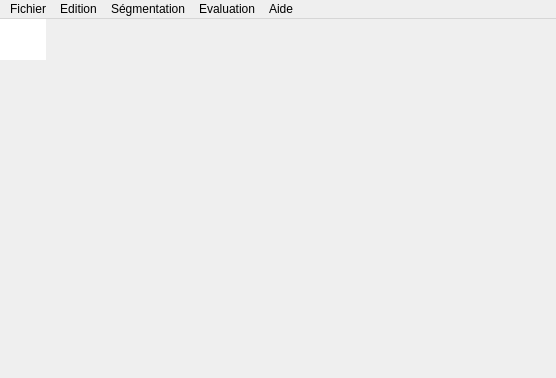
<?xml version="1.0" encoding="UTF-8"?>
<ui version="4.0">
 <class>principale</class>
 <widget class="QMainWindow" name="principale">
  <property name="geometry">
   <rect>
    <x>0</x>
    <y>0</y>
    <width>556</width>
    <height>378</height>
   </rect>
  </property>
  <property name="windowTitle">
   <string>principale</string>
  </property>
  <widget class="QWidget" name="centralWidget">
   <widget class="QScrollArea" name="scrollArea">
    <property name="geometry">
     <rect>
      <x>-1</x>
      <y>-1</y>
      <width>561</width>
      <height>361</height>
     </rect>
    </property>
    <property name="widgetResizable">
     <bool>true</bool>
    </property>
    <widget class="QWidget" name="scrollarea">
     <property name="geometry">
      <rect>
       <x>0</x>
       <y>0</y>
       <width>559</width>
       <height>359</height>
      </rect>
     </property>
     <widget class="QLabel" name="imageLabel">
      <property name="geometry">
       <rect>
        <x>0</x>
        <y>0</y>
        <width>46</width>
        <height>41</height>
       </rect>
      </property>
      <property name="styleSheet">
       <string notr="true">background-color: rgb(255, 255, 255);</string>
      </property>
      <property name="text">
       <string/>
      </property>
      <property name="scaledContents">
       <bool>true</bool>
      </property>
     </widget>
    </widget>
   </widget>
  </widget>
  <widget class="QMenuBar" name="menuBar">
   <property name="geometry">
    <rect>
     <x>0</x>
     <y>0</y>
     <width>556</width>
     <height>21</height>
    </rect>
   </property>
   <widget class="QMenu" name="menuFichier">
    <property name="title">
     <string>Fichier</string>
    </property>
    <addaction name="actionOuvrir"/>
    <addaction name="actionSauvegarder"/>
    <addaction name="actionImprimer"/>
    <addaction name="separator"/>
    <addaction name="actionFermer"/>
   </widget>
   <widget class="QMenu" name="menuEdition">
    <property name="title">
     <string>Edition</string>
    </property>
    <addaction name="actionZoomer_25"/>
    <addaction name="actionD_zoomer_25"/>
    <addaction name="actionTaille_normale"/>
    <addaction name="separator"/>
    <addaction name="actionAjuster_la_fen_tre"/>
   </widget>
   <widget class="QMenu" name="menuS_gmentation">
    <property name="title">
     <string>Ségmentation</string>
    </property>
    <addaction name="actionGris"/>
    <addaction name="actionHistogramme"/>
    <addaction name="actionBruitage_Bruit_Gaussien_ajout"/>
    <addaction name="actionBruitage_Bruit_de_type_poivre_et_sel_5"/>
    <addaction name="separator"/>
    <addaction name="actionD_bruitage_Filtre_Moyenneur_3x3"/>
    <addaction name="actionD_bruitage_Filtre_Gaussien_3x3"/>
    <addaction name="actionD_bruitage_Filtre_M_dian_3x3"/>
    <addaction name="separator"/>
    <addaction name="separator"/>
    <addaction name="actionCanny"/>
    <addaction name="actionContours_Actifs"/>
    <addaction name="actionCroissance_de_r_gion"/>
    <addaction name="separator"/>
    <addaction name="separator"/>
    <addaction name="actionS_gmentation_coop_rative_TG"/>
   </widget>
   <widget class="QMenu" name="menuEvaluation">
    <property name="title">
     <string>Evaluation</string>
    </property>
    <addaction name="actionEvaluation_des_r_sultats_de_segmentaion"/>
   </widget>
   <widget class="QMenu" name="menuAbout">
    <property name="title">
     <string>Aide</string>
    </property>
    <addaction name="actionA_propos_de_SCG"/>
    <addaction name="actionA_propos_de_QT"/>
   </widget>
   <addaction name="menuFichier"/>
   <addaction name="menuEdition"/>
   <addaction name="menuS_gmentation"/>
   <addaction name="menuEvaluation"/>
   <addaction name="menuAbout"/>
  </widget>
  <action name="actionOuvrir">
   <property name="icon">
    <iconset>
     <normaloff>images/open.png</normaloff>images/open.png</iconset>
   </property>
   <property name="text">
    <string>Ouvrir...</string>
   </property>
   <property name="shortcut">
    <string>Ctrl+O</string>
   </property>
  </action>
  <action name="actionSauvegarder">
   <property name="enabled">
    <bool>false</bool>
   </property>
   <property name="icon">
    <iconset>
     <normaloff>images/save.png</normaloff>images/save.png</iconset>
   </property>
   <property name="text">
    <string>Sauvegarder...</string>
   </property>
   <property name="shortcut">
    <string>Ctrl+S</string>
   </property>
  </action>
  <action name="actionImprimer">
   <property name="enabled">
    <bool>false</bool>
   </property>
   <property name="icon">
    <iconset>
     <normaloff>images/print.png</normaloff>images/print.png</iconset>
   </property>
   <property name="text">
    <string>Imprimer...</string>
   </property>
   <property name="shortcut">
    <string>Ctrl+I</string>
   </property>
  </action>
  <action name="actionZoomer_25">
   <property name="enabled">
    <bool>false</bool>
   </property>
   <property name="icon">
    <iconset>
     <normaloff>images/zoom-in-24.png</normaloff>images/zoom-in-24.png</iconset>
   </property>
   <property name="text">
    <string>Zoomer (25%)</string>
   </property>
   <property name="shortcut">
    <string>Ctrl++</string>
   </property>
  </action>
  <action name="actionD_zoomer_25">
   <property name="enabled">
    <bool>false</bool>
   </property>
   <property name="icon">
    <iconset>
     <normaloff>images/zoom-out-24.png</normaloff>images/zoom-out-24.png</iconset>
   </property>
   <property name="text">
    <string>Dézoomer (25%)</string>
   </property>
   <property name="shortcut">
    <string>Ctrl+-</string>
   </property>
  </action>
  <action name="actionTaille_normale">
   <property name="enabled">
    <bool>false</bool>
   </property>
   <property name="icon">
    <iconset>
     <normaloff>images/normal.png</normaloff>images/normal.png</iconset>
   </property>
   <property name="text">
    <string>Taille normale</string>
   </property>
   <property name="shortcut">
    <string>Ctrl+Q</string>
   </property>
  </action>
  <action name="actionAjuster_la_fen_tre">
   <property name="checkable">
    <bool>true</bool>
   </property>
   <property name="enabled">
    <bool>false</bool>
   </property>
   <property name="text">
    <string>Ajuster à la fenêtre</string>
   </property>
   <property name="shortcut">
    <string>Ctrl+A</string>
   </property>
  </action>
  <action name="actionFermer">
   <property name="icon">
    <iconset>
     <normaloff>images/close.png</normaloff>images/close.png</iconset>
   </property>
   <property name="text">
    <string>Fermer</string>
   </property>
   <property name="shortcut">
    <string>Ctrl+F</string>
   </property>
  </action>
  <action name="actionA_propos_de_SCG">
   <property name="icon">
    <iconset>
     <normaloff>images/help-browser.png</normaloff>images/help-browser.png</iconset>
   </property>
   <property name="text">
    <string>A propos de SCG</string>
   </property>
  </action>
  <action name="actionA_propos_de_QT">
   <property name="icon">
    <iconset>
     <normaloff>images/help-browserq.png</normaloff>images/help-browserq.png</iconset>
   </property>
   <property name="text">
    <string>A propos de QT</string>
   </property>
  </action>
  <action name="actionGris">
   <property name="enabled">
    <bool>false</bool>
   </property>
   <property name="icon">
    <iconset>
     <normaloff>images/rgbtogray.png</normaloff>images/rgbtogray.png</iconset>
   </property>
   <property name="text">
    <string>Gris...</string>
   </property>
   <property name="shortcut">
    <string>Ctrl+G</string>
   </property>
  </action>
  <action name="actionHistogramme">
   <property name="enabled">
    <bool>false</bool>
   </property>
   <property name="icon">
    <iconset>
     <normaloff>images/histogram1.png</normaloff>images/histogram1.png</iconset>
   </property>
   <property name="text">
    <string>Histogramme</string>
   </property>
   <property name="shortcut">
    <string>Ctrl+H</string>
   </property>
  </action>
  <action name="actionCanny">
   <property name="enabled">
    <bool>false</bool>
   </property>
   <property name="text">
    <string>Canny...</string>
   </property>
   <property name="shortcut">
    <string>Ctrl+C</string>
   </property>
  </action>
  <action name="actionD_bruitage_Filtre_Gaussien_3x3">
   <property name="enabled">
    <bool>false</bool>
   </property>
   <property name="text">
    <string>Débruitage (Filtre Gaussien 3x3)</string>
   </property>
   <property name="shortcut">
    <string>Ctrl+D</string>
   </property>
  </action>
  <action name="actionContours_Actifs">
   <property name="enabled">
    <bool>false</bool>
   </property>
   <property name="text">
    <string>Contours Actifs...</string>
   </property>
   <property name="shortcut">
    <string>Ctrl+A</string>
   </property>
  </action>
  <action name="actionCroissance_de_r_gion">
   <property name="enabled">
    <bool>false</bool>
   </property>
   <property name="text">
    <string>Croissance de région...</string>
   </property>
   <property name="shortcut">
    <string>Ctrl+R</string>
   </property>
  </action>
  <action name="actionBruitage_Bruit_Gaussien_ajout">
   <property name="enabled">
    <bool>false</bool>
   </property>
   <property name="text">
    <string>Bruitage (Bruit Gaussien ajouté) (σ=5)</string>
   </property>
   <property name="shortcut">
    <string>Ctrl+B</string>
   </property>
  </action>
  <action name="actionS_gmentation_coop_rative_TG">
   <property name="enabled">
    <bool>false</bool>
   </property>
   <property name="icon">
    <iconset>
     <normaloff>images/24px-Sciences_exactes.svg.png</normaloff>images/24px-Sciences_exactes.svg.png</iconset>
   </property>
   <property name="text">
    <string>Ségmentation coopérative TG...</string>
   </property>
   <property name="shortcut">
    <string>Ctrl+T</string>
   </property>
  </action>
  <action name="actionEvaluation_des_r_sultats_de_segmentaion">
   <property name="enabled">
    <bool>false</bool>
   </property>
   <property name="icon">
    <iconset>
     <normaloff>images/eval.png</normaloff>images/eval.png</iconset>
   </property>
   <property name="text">
    <string>Evaluation des résultats de segmentaion</string>
   </property>
   <property name="shortcut">
    <string>Ctrl+E</string>
   </property>
  </action>
  <action name="actionD_bruitage_Filtre_Moyenneur_3x3">
   <property name="enabled">
    <bool>false</bool>
   </property>
   <property name="text">
    <string>Débruitage (Filtre Moyenneur 3x3)</string>
   </property>
   <property name="shortcut">
    <string>Ctrl+M</string>
   </property>
  </action>
  <action name="actionD_bruitage_Filtre_M_dian_3x3">
   <property name="enabled">
    <bool>false</bool>
   </property>
   <property name="text">
    <string>Débruitage (Filtre Médian 3x3)</string>
   </property>
   <property name="shortcut">
    <string>Ctrl+D</string>
   </property>
  </action>
  <action name="actionBruitage_Bruit_de_type_poivre_et_sel_5">
   <property name="enabled">
    <bool>false</bool>
   </property>
   <property name="text">
    <string>Bruitage(Bruit de type poivre et sel (5%)</string>
   </property>
   <property name="shortcut">
    <string>Ctrl+P</string>
   </property>
  </action>
 </widget>
 <layoutdefault spacing="6" margin="11"/>
 <resources/>
 <connections/>
</ui>
